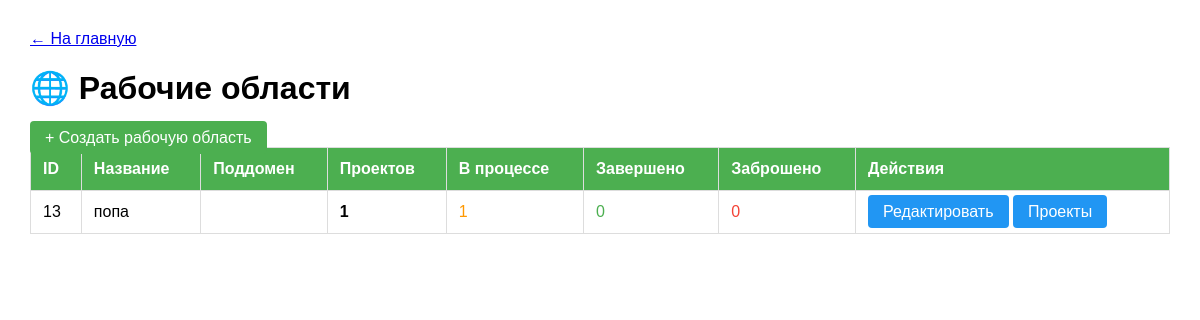
/workspaces.php (signed in), run on the app's committed database.
### tables this page shows
CREATE TABLE workspaces (
    id INTEGER PRIMARY KEY AUTOINCREMENT,
    name TEXT NOT NULL,
    subdomain TEXT NOT NULL,
    admin_id INTEGER,
    created_at DATETIME DEFAULT CURRENT_TIMESTAMP, admin_user_id INTEGER,
    FOREIGN KEY (admin_id) REFERENCES users(id)
);

### workspaces.php (the view, shortened to what this page needs)
<?php
require_once 'config.php';
$user_id = $_COOKIE['user_id'] ?? null;
$stmt = $db->prepare("
    SELECT w.* FROM workspaces w
    JOIN workspace_users wu ON w.id = wu.workspace_id
    WHERE wu.user_id = ?
    ORDER BY w.name
");
$stmt->execute([$user_id]);
$workspaces = $stmt->fetchAll();
?>
<!DOCTYPE html>
<html lang="ru">
<head>
</head>
<body>
    <a href="index.php">← На главную</a>
    <h1>🌐 Рабочие области</h1>
    <a href="workspace_edit.php" class="btn btn-add">+ Создать рабочую область</a>
    <table>
        <tr>
            <th>ID</th>
            <th>Название</th>
            <th>Поддомен</th>
            <th>Проектов</th>
            <th>В процессе</th>
            <th>Завершено</th>
            <th>Заброшено</th>
            <th>Действия</th>
        </tr>
        <?php foreach ($workspaces as $w):
            $stats = $db->prepare("
                SELECT
                    COUNT(*) as total,
                    SUM(CASE WHEN status = 'В процессе' THEN 1 ELSE 0 END) as in_process,
                    SUM(CASE WHEN status = 'Завершен' THEN 1 ELSE 0 END) as completed,
                    SUM(CASE WHEN status = 'Заброшен' THEN 1 ELSE 0 END) as abandoned
                FROM projects
                WHERE workspace_id = ?
            ");
            $stats->execute([$w['id']]);
            $s = $stats->fetch();
        ?>
        <tr>
            <td><?= $w['id'] ?></td>
            <td><?= htmlspecialchars($w['name']) ?></td>
            <td><?= htmlspecialchars($w['subdomain'] ?? '—') ?></td>
            <td><strong><?= $s['total'] ?? 0 ?></strong></td>
            <td class="status-process"><?= $s['in_process'] ?? 0 ?></td>
            <td class="status-done"><?= $s['completed'] ?? 0 ?></td>
            <td class="status-abandoned"><?= $s['abandoned'] ?? 0 ?></td>
            <td>
                <a href="workspace_edit.php?id=<?= $w['id'] ?>" class="btn btn-edit">Редактировать</a>
                <a href="projects.php?workspace_id=<?= $w['id'] ?>" class="btn" style="background:#2196F3">Проекты</a>
            </td>
        </tr>
        <?php endforeach; ?>
    </table>
</body>
</html>

### workspaces.php (style rules this page uses)
body { font-family: Arial, sans-serif; margin: 30px; }
table { border-collapse: collapse; width: 100%; }
th, td { border: 1px solid #ddd; padding: 12px; text-align: left; }
th { background: #4CAF50; color: white; }
.btn { padding: 8px 15px; color: white; text-decoration: none; border-radius: 4px; }
.btn-add { background: #4CAF50; }
.btn-edit { background: #2196F3; }
.status-process { color: #FF9800; }
.status-done { color: #4CAF50; }
.status-abandoned { color: #f44336; }

### data on the page
workspaces: id "13", name "попа", total "1", in_process "1", completed "0", abandoned "0"
